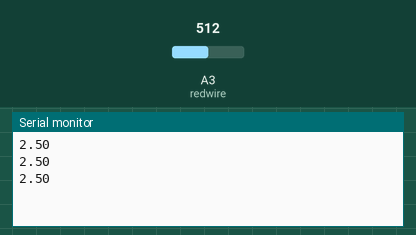
The sketch below on a simulated Arduino Uno, built with avr-gcc and run on an emulated ATmega328P. On the bench: the last lines printed to the serial monitor. Inputs (shaded band) come from the test bench; at power-on: A3 (redwire) = 512.

Above: at 1.3 s.
1.4 s: A3 (redwire) set to 716
At 1.9 s:
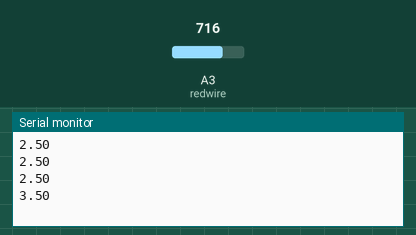
2.9 s: A3 (redwire) set to 900
At 3.4 s:
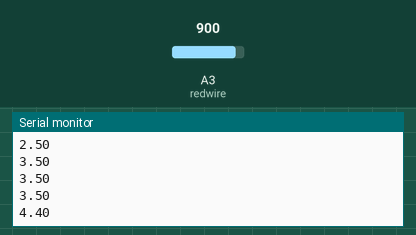
Timing chart, 0 to 5.9 s (numbered marks = the images above; inputs shaded):
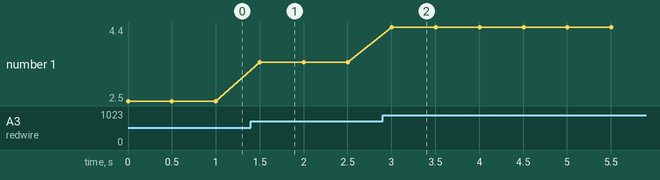

The sketch:

Paul_McWhorter_tut_10_ass.ino
```cpp
int redwire=A3;
int readvalue;
float v2=0;
int tyme=500;

void setup() {
pinMode(redwire,INPUT);
Serial.begin(9600);
}

void loop() {
readvalue=analogRead(redwire);
v2=(5./1023.)*readvalue;
Serial.println(v2);
delay(tyme);
}
```

Measured:
- after the input at 1.4 s, the serial monitor: prints a new line after 0.10 s (image 1)
- after the input at 2.9 s, the serial monitor: prints a new line after 0.10 s (image 2)
- plotted number 1: 2.5 → 3.5 after the input at 1.4 s, 3.5 → 4.4 after the input at 2.9 s
